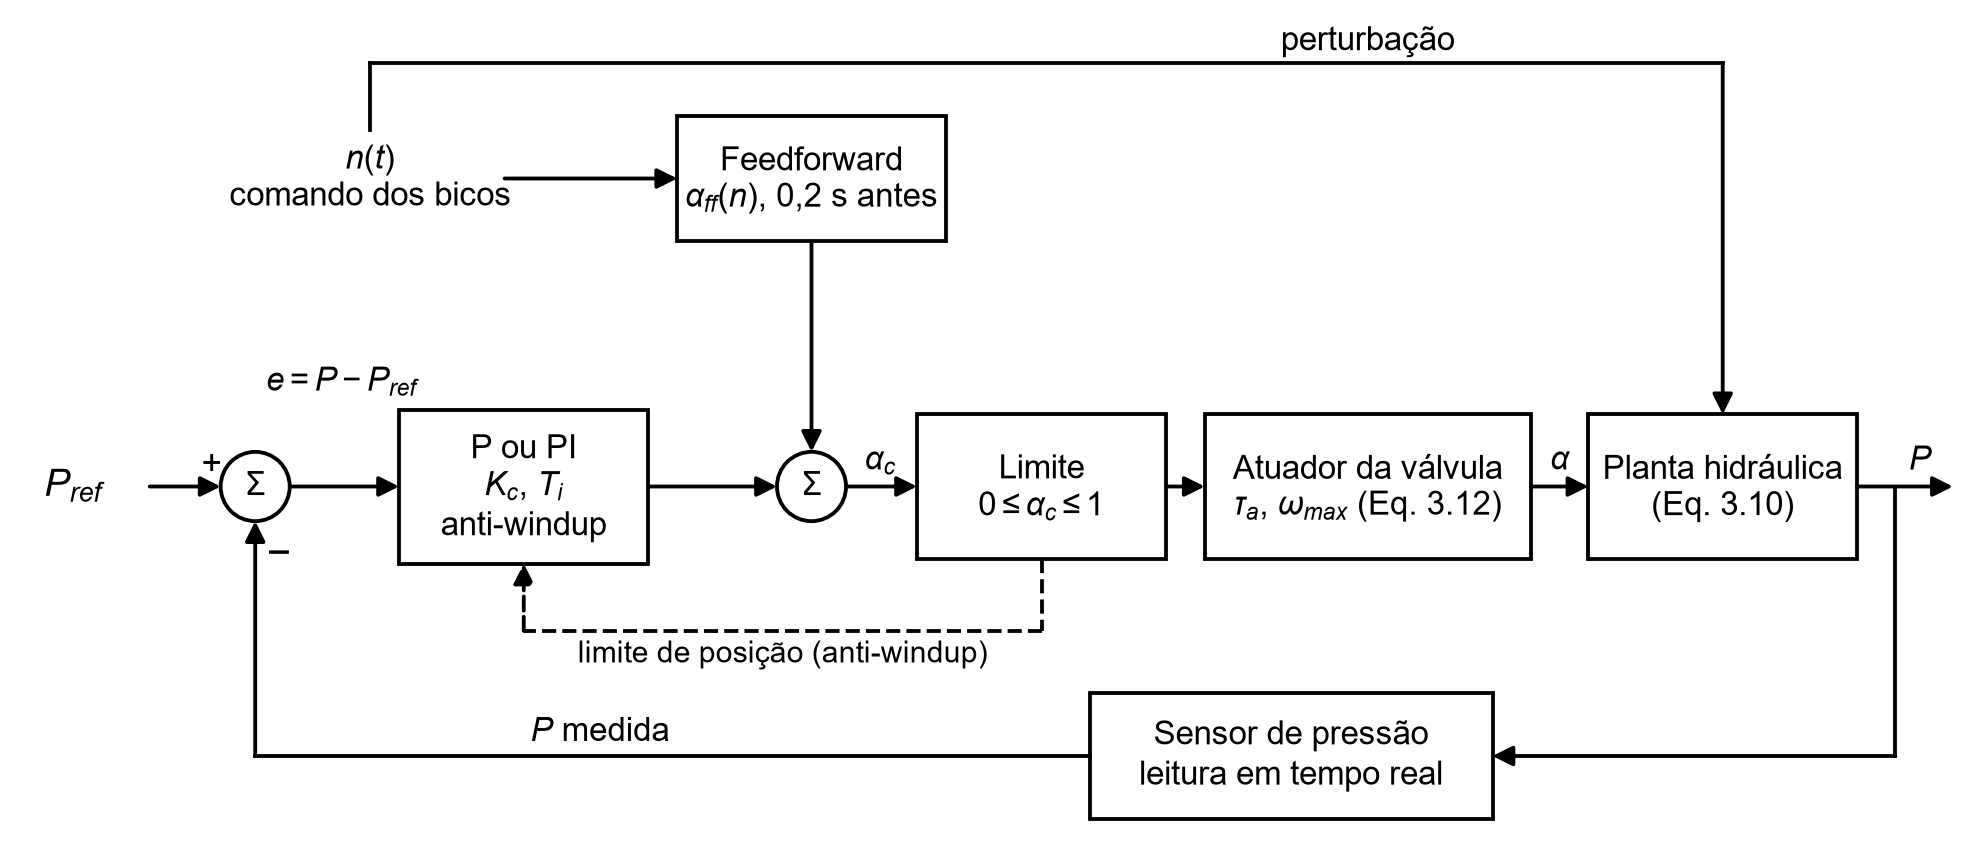

This chart was generated by the following Python code:
import matplotlib; matplotlib.use("Agg")
import matplotlib.pyplot as plt
from matplotlib.patches import FancyBboxPatch, Circle
plt.rcParams.update({"font.family": "Arial", "font.size": 9.5, "mathtext.fontset": "custom",
                     "mathtext.rm": "Arial", "mathtext.it": "Arial:italic"})
fig, ax = plt.subplots(figsize=(10, 4.2)); ax.set_xlim(0, 101); ax.set_ylim(0, 42); ax.axis("off")


def box(x, y, w, h, txt):
    ax.add_patch(FancyBboxPatch((x - w/2, y - h/2), w, h, boxstyle="square,pad=0", fc="white", ec="black", lw=1.1))
    ax.text(x, y, txt, ha="center", va="center", linespacing=1.3)


def summ(x, y, r=1.8):
    ax.add_patch(Circle((x, y), r, fc="white", ec="black", lw=1.1)); ax.text(x, y, "Σ", ha="center", va="center")


def arrow(pts, label=None, lpos=None, ls="-", va="bottom", fs=9.5):
    for (x0, y0), (x1, y1) in zip(pts[:-2], pts[1:-1]):
        ax.plot([x0, x1], [y0, y1], color="black", lw=1.1, ls=ls)
    ax.annotate("", xy=pts[-1], xytext=pts[-2], arrowprops=dict(arrowstyle="-|>", lw=1.1, ls=ls, color="black",
                                                                  shrinkA=0, shrinkB=0, mutation_scale=12))
    if label:
        ax.text(*lpos, label, ha="center", va=va, fontsize=fs)


y = 18
ax.text(1, y, r"$P_{ref}$", ha="left", va="center", fontsize=11)
summ(12, y); ax.text(9.2, y + 0.6, "+", fontsize=10); ax.text(12.6, y - 4.2, "−", fontsize=12)
box(26, y, 13, 8, "P ou PI\n" + r"$K_c$, $T_i$" + "\nanti-windup")
summ(41, y)
box(53, y, 13, 7.5, "Limite\n" + r"$0 \leq \alpha_c \leq 1$")
box(70, y, 17, 7.5, "Atuador da válvula\n" + r"$\tau_a$, $\omega_{max}$ (Eq. 3.12)")
box(88.5, y, 14, 7.5, "Planta hidráulica\n(Eq. 3.10)")
box(41, 34, 14, 6.5, "Feedforward\n" + r"$\alpha_{ff}(n)$, 0,2 s antes")
box(66, 4, 21, 6.5, "Sensor de pressão\n" + "leitura em tempo real")
ax.text(18, 34, r"$n(t)$" + "\ncomando dos bicos", ha="center", va="center")
arrow([(6.5, y), (10.2, y)])
arrow([(13.8, y), (19.5, y)], r"$e = P - P_{ref}$", (16.5, y + 4.6))
arrow([(32.5, y), (39.2, y)])
arrow([(42.8, y), (46.5, y)], r"$\alpha_c$", (44.6, y + 0.5))
arrow([(59.5, y), (61.5, y)])
arrow([(78.5, y), (81.5, y)], r"$\alpha$", (80, y + 0.5))
arrow([(95.5, y), (100.5, y)], r"$P$", (98.8, y + 0.5))
arrow([(97.5, y), (97.5, 4), (76.5, 4)])
arrow([(55.5, 4), (12, 4), (12, y - 1.8)], r"$P$ medida", (30, 4.4))
arrow([(25, 34), (34, 34)])
arrow([(41, 30.75), (41, y + 1.8)])
arrow([(18, 36.5), (18, 40), (88.5, 40), (88.5, y + 3.75)], "perturbação", (70, 40.3))
arrow([(53, y - 3.75), (53, 10.5), (26, 10.5), (26, y - 4)], ls="--")
ax.text(39.5, 10.0, "limite de posição (anti-windup)", ha="center", va="top", fontsize=8.5)
fig.savefig("fig/fig07.png", dpi=250, bbox_inches="tight", facecolor="white")
